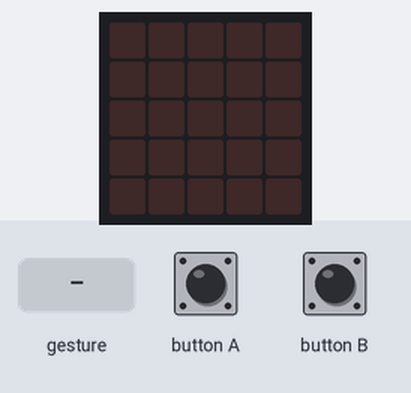
This program was run on a simulated BBC micro:bit (MakeCode). Shown: the board's 5×5 LED display. Inputs (shaded band) come from the test bench. A tilt is held for 1.5 s and a shake lasts 1 s, then the board lies face up again.

Above: at 1.2 s.
1.3 s: button B pressed for 0.15 s
At 2.0 s:
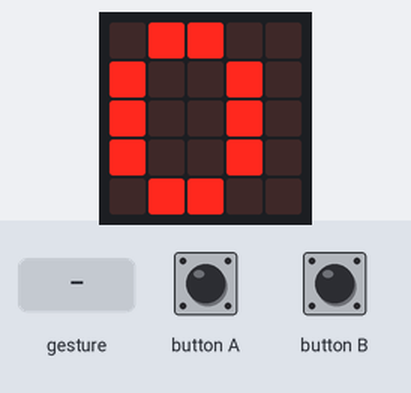
3.7 s: gesture 'shake'
At 4.9 s:
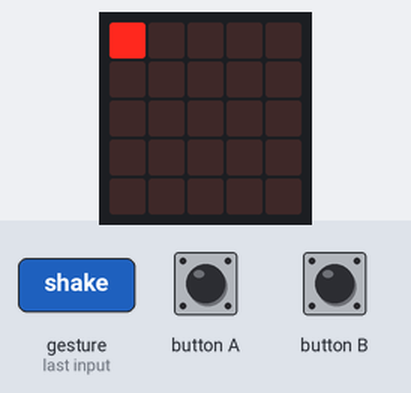
5.4 s: gesture 'shake'
At 6.2 s:
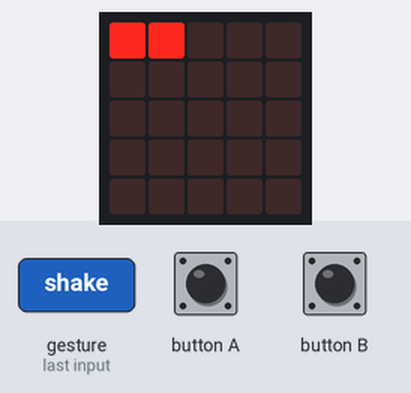
7.1 s: button B pressed for 0.15 s
At 7.8 s:
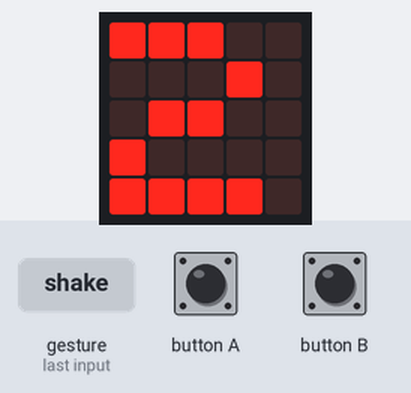
9.5 s: gesture 'shake'
At 10.5 s:
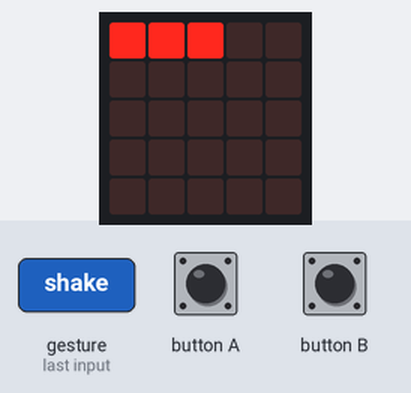
11.2 s: gesture 'shake'
At 11.8 s:
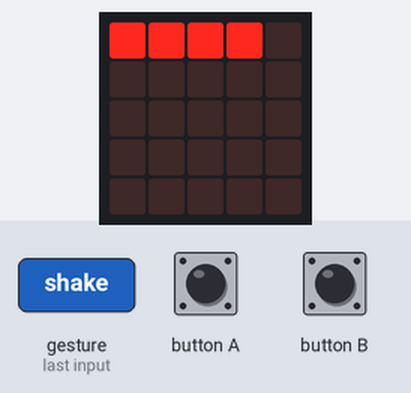
Timing chart, 0 to 13.9 s (numbered marks = the images above; inputs shaded):
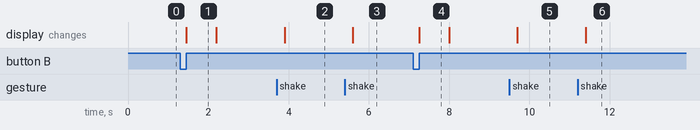

The program:

main.ts
```typescript
let _1の位 = 0
let _10の位 = 0
let _100の位 = 0
let _1000の位 = 0
let _10000の位 = 0
let count = 0
function カウント表示 () {
    LED表示(_1の位, 0)
    LED表示(_10の位, 1)
    LED表示(_100の位, 2)
    LED表示(_1000の位, 3)
    LED表示(_10000の位, 4)
}
input.onButtonPressed(Button.A, function () {
    basic.clearScreen()
    count = 0
})
input.onGesture(Gesture.Shake, function () {
    count += 1
    _1の位 = count % 10
    _10の位 = Math.trunc(count / 10) % 10
    _100の位 = Math.trunc(count / 100) % 10
    _1000の位 = Math.trunc(count / 1000) % 10
    _10000の位 = Math.trunc(count / 10000) % 10
    カウント表示()
})
function LED表示 (数値: number, 数値2: number) {
    if (数値 >= 0 && 数値 <= 5) {
        for (let index = 0; index <= 4; index++) {
            led.unplot(index, 数値2)
        }
        for (let index = 0; index <= 数値 - 1; index++) {
            led.plot(index, 数値2)
        }
    } else {
        for (let index = 0; index <= 4; index++) {
            led.plot(index, 数値2)
        }
        for (let index = 0; index <= 数値 - 6; index++) {
            led.unplot(index, 数値2)
        }
    }
}
input.onButtonPressed(Button.B, function () {
    basic.clearScreen()
    basic.showNumber(count)
    カウント表示()
})
```

test.ts
```typescript
// テストはここに来ます。このパッケージが拡張機能として使用されるときにはコンパイルされません。
```

Measured:
- after the input at 1.3 s, the display: changes after 0.15 s (image 1)
- after the input at 3.7 s, the display: changes after 0.20 s (image 2)
- after the input at 5.4 s, the display: changes after 0.20 s (image 3)
- after the input at 7.1 s, the display: changes after 0.15 s (image 4)
- after the input at 9.5 s, the display: changes after 0.20 s (image 5)
- after the input at 11.2 s, the display: changes after 0.20 s (image 6)
- what the display in image 1 shows lasts 0.7 s, from 1.5 s to 2.2 s
